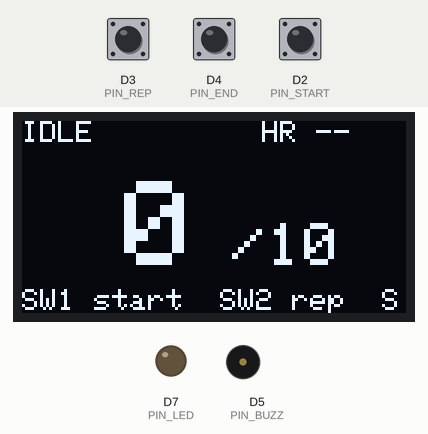
A sketch run on a simulated ESP8266 (NodeMCU). Parts: 128×64 one-colour display, output pins drawn as LEDs (lit = HIGH), buzzer (waves = sounding, pin HIGH). Inputs (shaded band) come from the test bench; at power-on: D2 (PIN_START) HIGH, D4 (PIN_END) HIGH, D3 (PIN_REP) HIGH. What the sketch prints to the serial monitor is not drawn.

Above: at 1.3 s.
1.4 s: D2 (PIN_START) pulled LOW for 0.15 s
At 2.3 s:
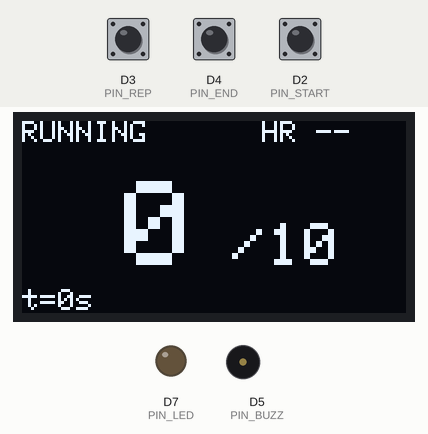
4.5 s: D4 (PIN_END) pulled LOW for 0.15 s
At 5.4 s:
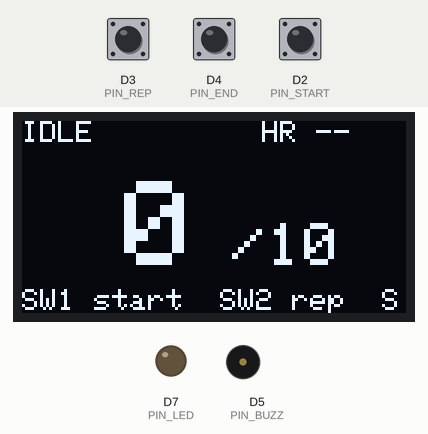
6.1 s: D2 (PIN_START) pulled LOW for 1 s
At 7.6 s:
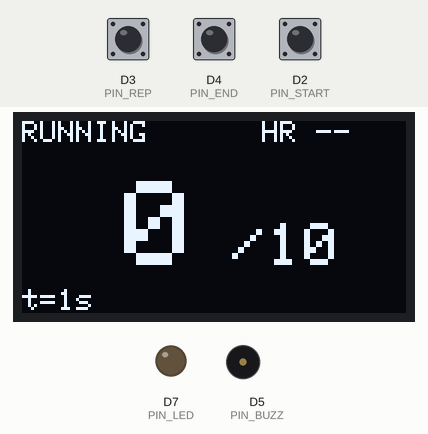
8.6 s: D2 (PIN_START) pulled LOW for 0.15 s
At 10.0 s:
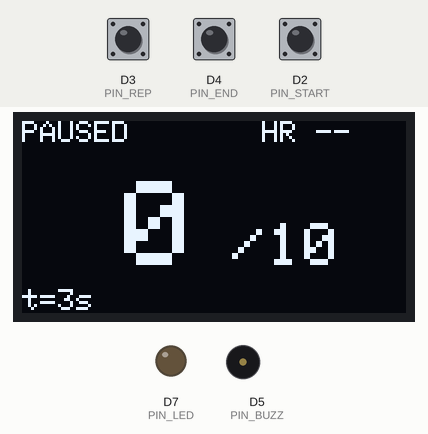
11.7 s: D2 (PIN_START) pulled LOW for 3.2 s
At 14.1 s:
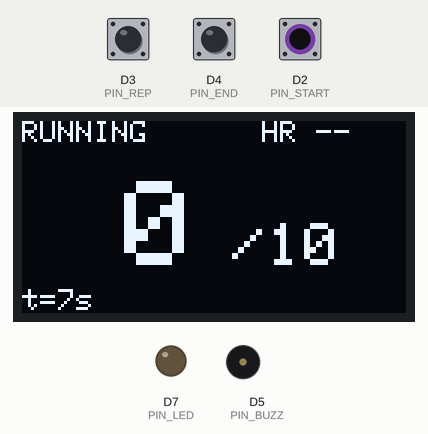
16.4 s: D3 (PIN_REP) pulled LOW for 0.15 s
At 17.3 s:
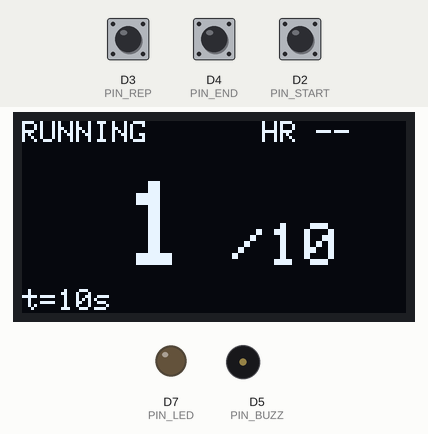
Timing chart, 0 to 19.4 s (numbered marks = the images above; inputs shaded):
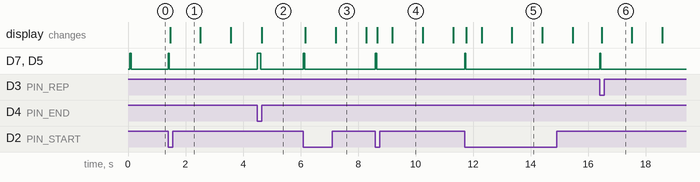

Measured:
- after the input at 1.4 s, D7 (PIN_LED), D5 (PIN_BUZZ): LOW → HIGH at once, → LOW 0.04 s later; the display: changes after 0.07 s (image 1)
- after the input at 4.5 s, D7 (PIN_LED), D5 (PIN_BUZZ): LOW → HIGH at once, → LOW 0.12 s later; the display: changes after 0.15 s (image 2)
- after the input at 6.1 s, D7 (PIN_LED), D5 (PIN_BUZZ): LOW → HIGH at once, → LOW 0.04 s later; the display: first changes after 0.07 s (image 3 shows a later state)
- after the input at 8.6 s, D7 (PIN_LED), D5 (PIN_BUZZ): LOW → HIGH at once, → LOW 0.04 s later; the display: first changes after 0.07 s (image 4 shows a later state)
- after the input at 11.7 s, D7 (PIN_LED), D5 (PIN_BUZZ): LOW → HIGH at once, → LOW 0.04 s later; the display: first changes after 0.07 s (image 5 shows a later state)
- after the input at 16.4 s, D7 (PIN_LED), D5 (PIN_BUZZ): LOW → HIGH at once, → LOW 0.04 s later
- what the display in image 3 shows lasts 1.1 s, from 7.2 s to 8.3 s

The sketch:

07_oled_buttons.ino
```cpp
// 07_oled_buttons: usability check of the kit OLED, the three pushbuttons, an LED and a buzzer.
// A tiny mock of the real UI: SW1 start/pause, SW2 adds one "rep", SW3 ends and resets.
// Libraries (Library Manager): Adafruit SSD1306, Adafruit GFX.
// Wiring (see README step 7): OLED on the shared I2C bus (0x3C or 0x3D), buttons to GND with
// INPUT_PULLUP on D2/D3/D4, LED + 220 ohm on D7, buzzer SIG on D5 (optional).
// Pass: text visible and sharp, big count readable at arm's length, every press registers once
// (no double counts), LED blinks and buzzer beeps on each rep, serial logs every event.

#include <Wire.h>
#include <Adafruit_GFX.h>
#include <Adafruit_SSD1306.h>

Adafruit_SSD1306 oled(128, 64, &Wire, -1);
uint8_t oledAddr = 0;

const int PIN_START = D2, PIN_REP = D3, PIN_END = D4;
const int PIN_BUZZ = D5, PIN_LED = D7;

enum State { IDLE, RUNNING, PAUSED } state = IDLE;
int reps = 0, target = 10;
unsigned long sessionStartMs = 0;

struct Btn { int pin; bool last; unsigned long tChange; };
Btn btns[3] = {{PIN_START, true, 0}, {PIN_REP, true, 0}, {PIN_END, true, 0}};

bool pressed(Btn &b) {                       // debounced falling edge, 30 ms
  bool now = digitalRead(b.pin);
  if (now != b.last && millis() - b.tChange > 30) {
    b.tChange = millis(); b.last = now;
    return now == LOW;
  }
  return false;
}

void beep(int ms) { digitalWrite(PIN_BUZZ, HIGH); digitalWrite(PIN_LED, HIGH); delay(ms); digitalWrite(PIN_BUZZ, LOW); digitalWrite(PIN_LED, LOW); }

void draw() {
  oled.clearDisplay();
  oled.setTextColor(SSD1306_WHITE);
  oled.setTextSize(1);
  oled.setCursor(0, 0);
  oled.print(state == IDLE ? "IDLE" : state == RUNNING ? "RUNNING" : "PAUSED");
  oled.setCursor(80, 0);
  oled.print("HR --");
  oled.setTextSize(4);                       // 24 px high digits
  oled.setCursor(10, 20);
  oled.printf("%2d", reps);
  oled.setTextSize(2);
  oled.setCursor(70, 34);
  oled.printf("/%d", target);
  oled.setTextSize(1);
  oled.setCursor(0, 56);
  if (state == IDLE) oled.print("SW1 start  SW2 rep  SW3 end");
  else oled.printf("t=%lus", (millis() - sessionStartMs) / 1000);
  oled.display();
}

void setup() {
  Serial.begin(115200);
  while (!Serial && millis() < 3000) {}
  pinMode(PIN_START, INPUT_PULLUP); pinMode(PIN_REP, INPUT_PULLUP); pinMode(PIN_END, INPUT_PULLUP);
  pinMode(PIN_BUZZ, OUTPUT); pinMode(PIN_LED, OUTPUT);
  Wire.begin(); Wire.setClock(400000);
  for (uint8_t a : {0x3C, 0x3D}) {
    Wire.beginTransmission(a);
    if (Wire.endTransmission() == 0) { oledAddr = a; break; }
  }
  if (!oledAddr || !oled.begin(SSD1306_SWITCHCAPVCC, oledAddr)) {
    Serial.println("ERROR: no SSD1306 at 0x3C/0x3D. Check VCC/GND order on the module and run 03_i2c_scan.");
    while (true) { digitalWrite(PIN_LED, !digitalRead(PIN_LED)); delay(200); }
  }
  Serial.printf("OLED at 0x%02X\n", oledAddr);
  oled.setRotation(0);
  draw();
  beep(60);
}

void loop() {
  bool changed = false;
  if (pressed(btns[0])) {
    if (state == IDLE) { state = RUNNING; reps = 0; sessionStartMs = millis(); Serial.println("EVENT start"); }
    else if (state == RUNNING) { state = PAUSED; Serial.println("EVENT pause"); }
    else { state = RUNNING; Serial.println("EVENT resume"); }
    changed = true; beep(40);
  }
  if (pressed(btns[1])) {
    if (state == RUNNING) { reps++; Serial.printf("EVENT rep %d\n", reps); beep(reps == target ? 300 : 40); }
    else Serial.println("EVENT rep ignored (not running)");
    changed = true;
  }
  if (pressed(btns[2])) {
    Serial.printf("EVENT end, total reps %d, %lu s\n", reps, (millis() - sessionStartMs) / 1000);
    state = IDLE; changed = true; beep(120);
  }
  static unsigned long lastDraw = 0;
  if (changed || millis() - lastDraw > 500) { draw(); lastDraw = millis(); }   // 2 Hz refresh for the timer
}
```
